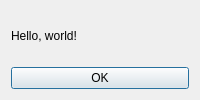
<?xml version="1.0" encoding="UTF-8"?>
<ui version="4.0">
 <class>MyDialog</class>
 <widget class="QDialog" name="MyDialog">
  <property name="windowTitle">
   <string>Example Dialog</string>
  </property>
  <layout class="QVBoxLayout">
   <item>
    <widget class="QLabel" name="label">
     <property name="text">
      <string>Hello, world!</string>
     </property>
    </widget>
   </item>
   <item>
    <widget class="QPushButton" name="okButton">
     <property name="text">
      <string>OK</string>
     </property>
    </widget>
   </item>
  </layout>
 </widget>
 <resources/>
 <connections/>
</ui>
